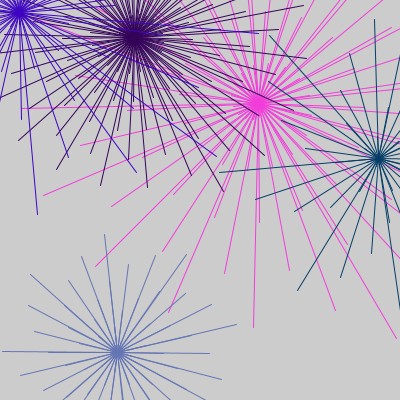
Frame 1 (no input)
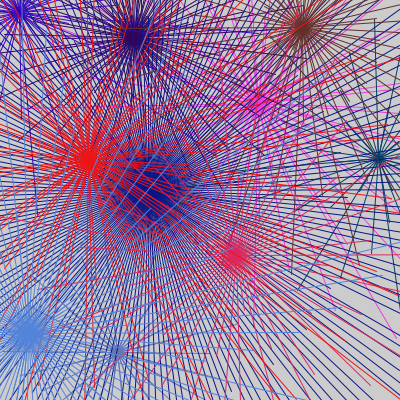
Frame 2 (the mouse pressed at the canvas centre, redrawn once)

The Processing sketch that drew these frames (run headless with seeded random() and noise(); the mouse was pressed at the canvas centre and the sketch redrawn once):

// Processing sketch: Ellipse_ring
// ── Ellipse_ring.pde
void setup()
{
  size(400,400);
  noLoop();
}

void draw()
{  
  for(int i=0; i<5; i++)
     drawSpiral(random(400),random(400), color(random(255), random(255), random(255)),
                 random(3,10), random(5,30),random(1,5)); 
}

void drawSpiral(float cx, float cy, color c, float numRings,
                float dotsPerRing, float inc)
{
    float x, y, rad =0, theta=0;
    //fill(c);
    stroke(c);
    for(int i=0; i<dotsPerRing*numRings; i++)
    {
      //draw the spiral with ellipses
        x = cx + rad*cos(theta);
        y = cy + rad*sin(theta);
        //ellipse(x,y,10,10);
       line(cx, cy, x,y);
        rad += inc;    //increase the rad
       theta += (2*PI)/dotsPerRing; 
    }

}      
